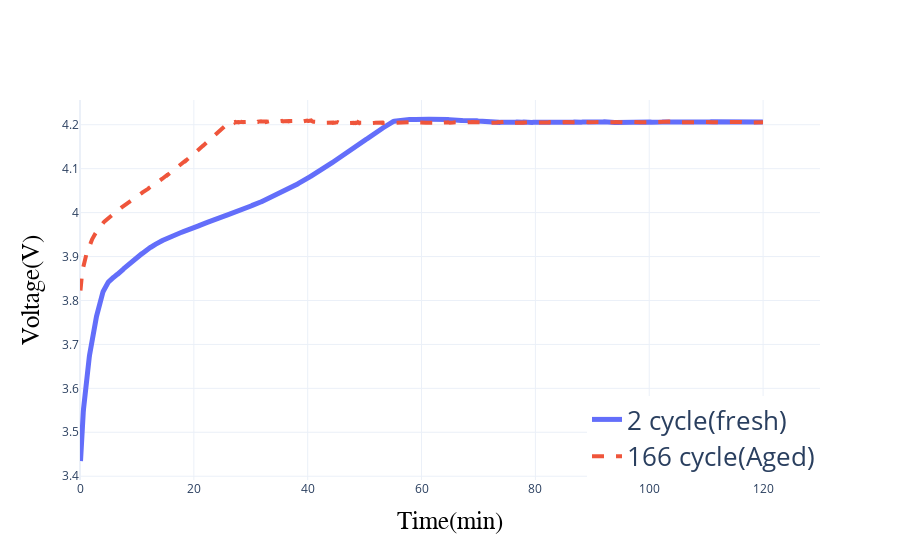

The cell this chart's notebook holds for it:
### Code cell
import plotly.express as px
import plotly.graph_objects as go

fig = go.Figure()
fig.update_layout(template='plotly_white')

for i in range(167):
    if i == 2:
        tmp = bat_df.loc[bat_df.loc[:,"cycle"] == i]
        fig.add_trace(go.Scatter(x=tmp.loc[:,"time"]/60, y=tmp.loc[:,"voltage_measured"], mode='lines', name = f"{i} cycle(fresh)", line_width=5))
    elif i == 166:
        tmp = bat_df.loc[bat_df.loc[:,"cycle"] == i]
        fig.add_trace(go.Scatter(x=tmp.loc[:,"time"]/60, y=tmp.loc[:,"voltage_measured"], mode='lines', name = f"{i} cycle(Aged)", line_width=4, line_dash='dash'))

fig.update_xaxes(title_text='Time(min)')
fig.update_yaxes(title_text='Voltage(V)')
fig.update_xaxes(range=[0, 130])

fig.update_layout(legend_x = 1, legend_y = 0, legend_xanchor='right', legend_yanchor = 'bottom', legend_font_size=26)

fig.update_xaxes(title_font_size =25,
                title_font_color='black',
                title_font_family='Courier')
fig.update_yaxes(title_font_size =25,
                title_font_color='black',
                title_font_family='Courier')


fig.show()

### Figure 1 — Plotly figure (JSON) as saved in the notebook; plotly's stock layout.template omitted (floating-point values rounded to 4 significant figures; data arrays with more than 128 entries replaced by an {"elided": "..."} marker saying what was removed)
{"data": [{"line": {"width": 5}, "mode": "lines", "name": "2 cycle(fresh)", "type": "scatter", "x": {"elided": "769 float values"}, "y": {"elided": "769 float values"}}, {"line": {"dash": "dash", "width": 4}, "mode": "lines", "name": "166 cycle(Aged)", "type": "scatter", "x": {"elided": "2563 float values"}, "y": {"elided": "2563 float values"}}], "layout": {"legend": {"font": {"size": 26}, "x": 1, "xanchor": "right", "y": 0, "yanchor": "bottom"}, "xaxis": {"range": [0, 130], "title": {"font": {"color": "black", "family": "Courier", "size": 25}, "text": "Time(min)"}}, "yaxis": {"title": {"font": {"color": "black", "family": "Courier", "size": 25}, "text": "Voltage(V)"}}}}
